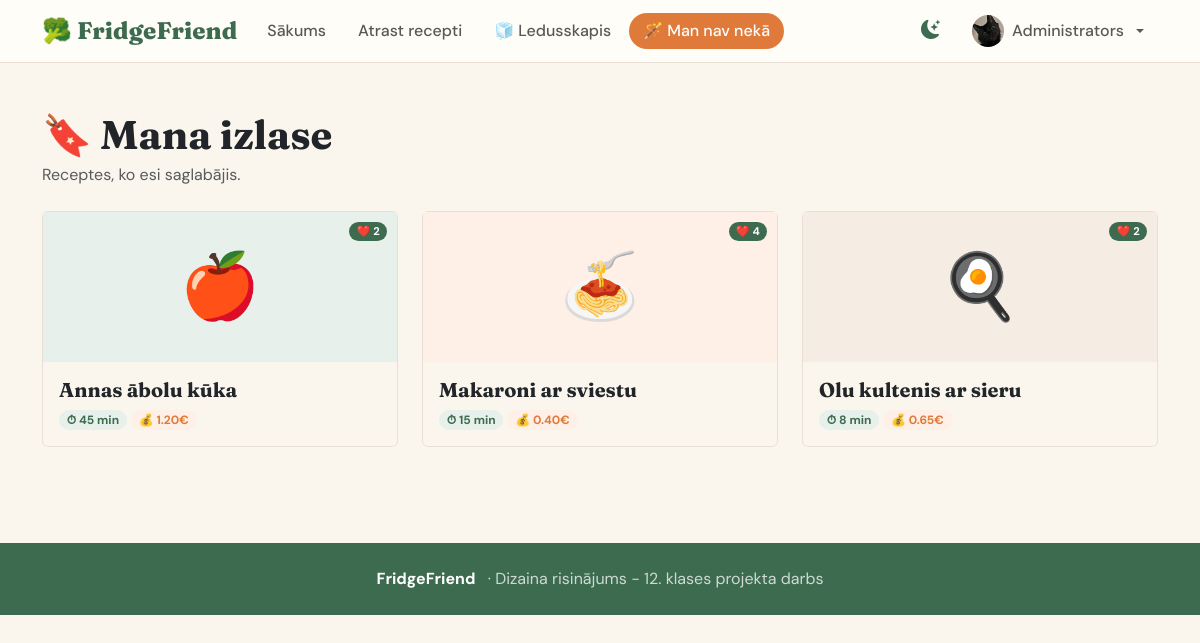
/izlase (signed in), run on the app's committed database.
### tables this page shows
CREATE TABLE users (
            id            INTEGER PRIMARY KEY AUTOINCREMENT,
            username      TEXT    UNIQUE NOT NULL,
            email         TEXT    UNIQUE NOT NULL,
            password_hash TEXT    NOT NULL,
            display_name  TEXT,
            bio           TEXT,
            profile_pic   TEXT,
            is_admin      INTEGER DEFAULT 0,
            created_at    TEXT    DEFAULT CURRENT_TIMESTAMP
        );

CREATE TABLE recipes (
            id           INTEGER PRIMARY KEY AUTOINCREMENT,
            name         TEXT    NOT NULL,
            emoji        TEXT    DEFAULT "🍽️",
            time_minutes INTEGER DEFAULT 15,
            cost_eur     REAL    DEFAULT 1.0,
            difficulty   TEXT    DEFAULT "Viegli",
            serves       TEXT    DEFAULT "1 porcija",
            tip          TEXT,
            description  TEXT,
            created_by   INTEGER,
            is_official  INTEGER DEFAULT 1,
            is_public    INTEGER DEFAULT 1,
            created_at   TEXT    DEFAULT CURRENT_TIMESTAMP,
            FOREIGN KEY(created_by) REFERENCES users(id) ON DELETE SET NULL
        );

### app.py (the view)
@app.route('/izlase')
@login_required
def izlase():
    return render_template('izlase.html', favorites=favorites.get_user_favorites(session['user_id']))

### app.py (called while the page is built)
def get_current_user():
    if 'user_id' in session:
        return users.get_by_id(session['user_id'])
    return None

def login_required(f):
    @wraps(f)
    def decorated(*args, **kwargs):
        if not get_current_user():
            flash('Lūdzu pieslēdzies.', 'warning')
            return redirect(url_for('login'))
        return f(*args, **kwargs)
    return decorated

@app.context_processor
def inject_user():
    return dict(current_user=get_current_user())

### models.py (called while the page is built)
    def connect(self):
        conn = sqlite3.connect(self.path)
        conn.row_factory = sqlite3.Row
        conn.execute("PRAGMA foreign_keys = ON")
        return conn

    def fetchone(self, sql, params=()):
        conn = self.connect()
        try:
            return conn.execute(sql, params).fetchone()
        finally:
            conn.close()

    def fetchall(self, sql, params=()):
        conn = self.connect()
        try:
            return conn.execute(sql, params).fetchall()
        finally:
            conn.close()

    def get_by_id(self, uid):
        return self.db.fetchone("SELECT * FROM users WHERE id=?", (uid,))

    def get_user_favorites(self, user_id):
        return self.db.fetchall(
            """SELECT r.*,
                      (SELECT COUNT(*) FROM recipe_likes WHERE recipe_id=r.id) as like_count
               FROM user_favorites f
               JOIN recipes r ON f.recipe_id=r.id
               WHERE f.user_id=?
               ORDER BY f.saved_at DESC""", (user_id,)
        )

### templates/izlase.html (shortened to what this page needs)
{% extends "base.html" %}
{% block content %}
<div class="container-xl py-5">
  <h1 class="ff-display fw-bold mb-1">🔖 Mana izlase</h1>
  <p class="text-muted mb-4">Receptes, ko esi saglabājis.</p>
  {% if not favorites %}
  <div class="text-center py-5">
    <div style="font-size:3.5rem" class="mb-3">🔖</div>
    <h4 class="ff-display">Izlase ir tukša</h4>
    <p class="text-muted">Pievienojiet receptes izlasei, noklikšķinot uz 🔖 receptes lapā.</p>
    <a href="{{ url_for('sastavdalas') }}" class="btn btn-primary btn-pill mt-2">Atrast receptes</a>
  </div>
  {% else %}
  <div class="row g-4">
    {% set colors = ['green','orange','brown','blue','purple'] %}
    {% for recipe in favorites %}
    <div class="col-md-4 col-sm-6">
      <a href="{{ url_for('recepte', recipe_id=recipe.id) }}" class="card ff-recipe-card h-100">
        <div class="ff-emoji-area {{ colors[loop.index0 % 5] }}">{{ recipe.emoji }}
          <span class="badge rounded-pill badge-match">❤️ {{ recipe.like_count }}</span>
        </div>
        <div class="card-body">
          <h5 class="ff-display fw-bold mb-2">{{ recipe.name }}</h5>
          <div class="d-flex flex-wrap gap-1">
            <span class="badge rounded-pill" style="background:var(--ff-green-pale);color:var(--ff-green)">⏱ {{ recipe.time_minutes }} min</span>
            <span class="badge rounded-pill" style="background:var(--ff-orange-pale);color:var(--ff-orange)">💰 {{ "%.2f"|format(recipe.cost_eur) }}€</span>
          </div>
        </div>
      </a>
    </div>
    {% endfor %}
  </div>
  {% endif %}
</div>
{% endblock %}

### templates/base.html (shortened to what this page needs)
<!DOCTYPE html>
<html lang="lv" data-bs-theme="light">
<head>
  <link href="https://cdn.jsdelivr.net/npm/bootstrap@5.3.3/dist/css/bootstrap.min.css" rel="stylesheet">
  <link href="https://cdn.jsdelivr.net/npm/bootstrap-icons@1.11.3/font/bootstrap-icons.min.css" rel="stylesheet">
  <link rel="stylesheet" href="{{ url_for('static', filename='style.css') }}">
</head>
<body class="page-fade">
<nav class="navbar navbar-expand-lg sticky-top">
  <div class="container-xl">
    <a class="navbar-brand" href="{{ url_for('sakums') }}">🥦 FridgeFriend</a>
    <div class="collapse navbar-collapse" id="navMenu">
      <ul class="navbar-nav me-auto gap-1">
        <li class="nav-item">
          <a class="nav-link {% if request.endpoint=='sakums' %}active{% endif %}" href="{{ url_for('sakums') }}">Sākums</a>
        </li>
        <li class="nav-item">
          <a class="nav-link {% if request.endpoint in ['sastavdalas','receptes','recepte'] %}active{% endif %}" href="{{ url_for('sastavdalas') }}">Atrast recepti</a>
        </li>
        <li class="nav-item">
          <a class="nav-link {% if request.endpoint=='mans_ledusskapis' %}active{% endif %}" href="{{ url_for('mans_ledusskapis') }}">🧊 Ledusskapis</a>
        </li>
        <li class="nav-item">
          <a class="nav-link btn-orange {% if request.endpoint=='mann_nav' %}active{% endif %}" href="{{ url_for('mann_nav') }}">🪄 Man nav nekā</a>
        </li>
      </ul>
      <ul class="navbar-nav align-items-center gap-2">
        <li class="nav-item">
          <button id="darkToggle" title="Tumšais/gaišais režīms">
            <i class="bi bi-moon-stars-fill" id="darkIcon"></i>
          </button>
        </li>
        {% if current_user %}
        <li class="nav-item dropdown">
          <a class="nav-link dropdown-toggle d-flex align-items-center gap-2" href="#" data-bs-toggle="dropdown">
            <div class="nav-avatar">
              {% if current_user.profile_pic %}
                <img src="{{ url_for('static', filename='uploads/avatars/' + current_user.profile_pic) }}" alt="">
              {% else %}
                {{ (current_user.display_name or current_user.username)[0].upper() }}
              {% endif %}
            </div>
            <span class="d-none d-lg-inline">{{ current_user.display_name or current_user.username }}</span>
          </a>
        </li>
        {% else %}
        <li class="nav-item"><a class="nav-link" href="{{ url_for('login') }}">Pieslēgties</a></li>
        <li class="nav-item"><a class="btn btn-primary btn-sm btn-pill px-3" href="{{ url_for('register') }}">Reģistrēties</a></li>
        {% endif %}
      </ul>
    </div>
  </div>
</nav>
{% block content %}{% endblock %}
<footer class="py-4 mt-5">
  <div class="container-xl text-center">
    <strong class="text-white">FridgeFriend</strong>
    <span class="ms-2">·  Dizaina risinājums - 12. klases projekta darbs </span>
  </div>
</footer>
</body>
</html>

### static/style.css (style rules this page uses)
:root { --ff-green: #3D6B4F; --ff-green-light: #5A8C6A; --ff-green-pale: #E8F0EB; --ff-orange: #E07A3A; --ff-orange-pale: #FEF0E6; --ff-cream: #FAF6EE; --ff-border: #E8E0D5; --bs-primary: #3D6B4F; --bs-primary-rgb: 61,107,79; --bs-body-font-family: 'DM Sans', sans-serif; --bs-body-bg: #FAF6EE; }
.ff-display { font-family: 'Fraunces', serif; }
.navbar-brand { font-family: 'Fraunces', serif; font-size: 1.5rem; font-weight: 800; color: var(--ff-green) !important; }
.navbar { background: #fffdf7; border-bottom: 1.5px solid var(--ff-border); }
.nav-link { font-weight: 500; border-radius: 50px; padding: 6px 14px !important; transition: all .15s; }
.nav-link.btn-orange { background: var(--ff-orange); color: #fff !important; border-radius: 50px; }
.btn-orange { background: var(--ff-orange); border-color: var(--ff-orange); color: #fff; }
.ff-recipe-card { border: 1.5px solid var(--ff-border); transition: transform .2s, box-shadow .2s; cursor: pointer; text-decoration: none; color: inherit; }
.ff-emoji-area { height: 150px; display: flex; align-items: center; justify-content: center; font-size: 4rem; position: relative; }
.ff-emoji-area.green { background: var(--ff-green-pale); }
.ff-emoji-area.orange { background: var(--ff-orange-pale); }
.ff-emoji-area.brown { background: #F5EDE3; }
.badge-match { background: var(--ff-green); color: #fff; font-size: .7rem; position: absolute; top: 10px; right: 10px; }
#darkToggle { cursor: pointer; font-size: 1.2rem; background: none; border: none; color: var(--ff-green); padding: 6px 10px; border-radius: 50px; }
footer { background: var(--ff-green); color: rgba(255,255,255,.75); }
.page-fade { animation: pageFade .3s ease; }
.nav-avatar { width: 32px; height: 32px; border-radius: 50%; background: var(--ff-green); color: #fff; font-weight: 700; font-size: .8rem; display: inline-flex; align-items: center; justify-content: center; overflow: hidden; }
.nav-avatar img { width: 100%; height: 100%; object-fit: cover; }

### data on the page
users: profile_pic (picture), display_name "Administrators"
recipes: emoji "🍎", like_count "2", name "Annas ābolu kūka", time_minutes "45", cost_eur "1.20"
recipes: emoji "🍝", like_count "4", name "Makaroni ar sviestu", time_minutes "15", cost_eur "0.40"
recipes: emoji "🍳", like_count "2", name "Olu kultenis ar sieru", time_minutes "8", cost_eur "0.65"
